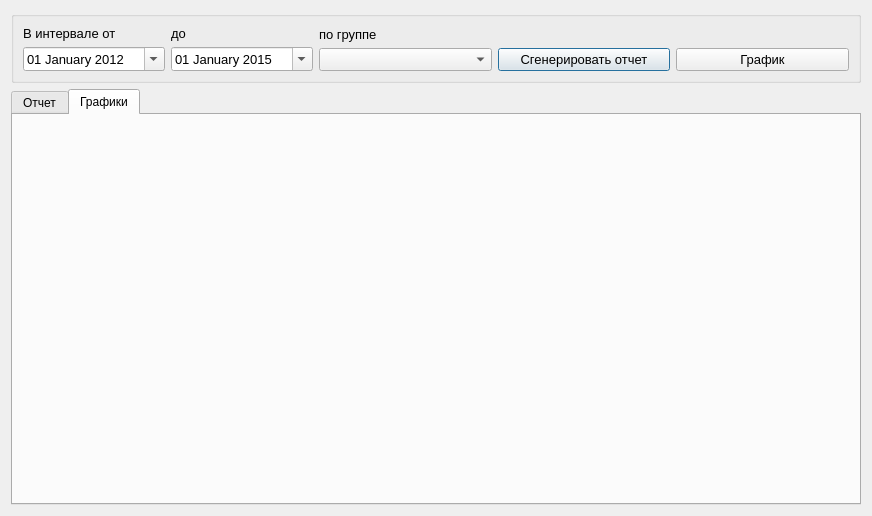
<?xml version="1.0" encoding="UTF-8"?>
<ui version="4.0">
 <class>Otchetsrezbally</class>
 <widget class="QDialog" name="Otchetsrezbally">
  <property name="geometry">
   <rect>
    <x>0</x>
    <y>0</y>
    <width>872</width>
    <height>516</height>
   </rect>
  </property>
  <property name="windowTitle">
   <string>Отчёт по срезу знаний</string>
  </property>
  <layout class="QGridLayout" name="gridLayout">
   <item row="0" column="0">
    <widget class="QGroupBox" name="groupBox_criteriaOption">
     <property name="sizePolicy">
      <sizepolicy hsizetype="Preferred" vsizetype="Fixed">
       <horstretch>0</horstretch>
       <verstretch>0</verstretch>
      </sizepolicy>
     </property>
     <property name="font">
      <font>
       <pointsize>10</pointsize>
      </font>
     </property>
     <property name="title">
      <string/>
     </property>
     <layout class="QGridLayout" name="gridLayout_3">
      <item row="0" column="1">
       <widget class="QLabel" name="label_2">
        <property name="text">
         <string>по группе</string>
        </property>
       </widget>
      </item>
      <item row="0" column="0" rowspan="2">
       <layout class="QGridLayout" name="gridLayout_12">
        <item row="0" column="0">
         <widget class="QLabel" name="label_9">
          <property name="sizePolicy">
           <sizepolicy hsizetype="Fixed" vsizetype="Fixed">
            <horstretch>0</horstretch>
            <verstretch>0</verstretch>
           </sizepolicy>
          </property>
          <property name="font">
           <font>
            <pointsize>10</pointsize>
           </font>
          </property>
          <property name="text">
           <string>В интервале от</string>
          </property>
         </widget>
        </item>
        <item row="1" column="1">
         <widget class="QDateEdit" name="dateEdit_endReport">
          <property name="sizePolicy">
           <sizepolicy hsizetype="Fixed" vsizetype="Fixed">
            <horstretch>0</horstretch>
            <verstretch>0</verstretch>
           </sizepolicy>
          </property>
          <property name="minimumSize">
           <size>
            <width>101</width>
            <height>0</height>
           </size>
          </property>
          <property name="maximumSize">
           <size>
            <width>150</width>
            <height>16777215</height>
           </size>
          </property>
          <property name="font">
           <font>
            <pointsize>10</pointsize>
           </font>
          </property>
          <property name="dateTime">
           <datetime>
            <hour>0</hour>
            <minute>0</minute>
            <second>0</second>
            <year>2015</year>
            <month>1</month>
            <day>1</day>
           </datetime>
          </property>
          <property name="displayFormat">
           <string>dd MMMM yyyy</string>
          </property>
          <property name="calendarPopup">
           <bool>true</bool>
          </property>
          <property name="date">
           <date>
            <year>2015</year>
            <month>1</month>
            <day>1</day>
           </date>
          </property>
         </widget>
        </item>
        <item row="1" column="0">
         <widget class="QDateEdit" name="dateEdit_startReport">
          <property name="sizePolicy">
           <sizepolicy hsizetype="Fixed" vsizetype="Fixed">
            <horstretch>0</horstretch>
            <verstretch>0</verstretch>
           </sizepolicy>
          </property>
          <property name="minimumSize">
           <size>
            <width>101</width>
            <height>0</height>
           </size>
          </property>
          <property name="maximumSize">
           <size>
            <width>150</width>
            <height>16777215</height>
           </size>
          </property>
          <property name="font">
           <font>
            <pointsize>10</pointsize>
           </font>
          </property>
          <property name="dateTime">
           <datetime>
            <hour>0</hour>
            <minute>0</minute>
            <second>0</second>
            <year>2012</year>
            <month>1</month>
            <day>1</day>
           </datetime>
          </property>
          <property name="displayFormat">
           <string>dd MMMM yyyy</string>
          </property>
          <property name="calendarPopup">
           <bool>true</bool>
          </property>
          <property name="date">
           <date>
            <year>2012</year>
            <month>1</month>
            <day>1</day>
           </date>
          </property>
         </widget>
        </item>
        <item row="0" column="1">
         <widget class="QLabel" name="label_10">
          <property name="sizePolicy">
           <sizepolicy hsizetype="Fixed" vsizetype="Fixed">
            <horstretch>0</horstretch>
            <verstretch>0</verstretch>
           </sizepolicy>
          </property>
          <property name="font">
           <font>
            <pointsize>10</pointsize>
           </font>
          </property>
          <property name="text">
           <string>до</string>
          </property>
         </widget>
        </item>
       </layout>
      </item>
      <item row="1" column="2">
       <widget class="QPushButton" name="pushButton_showReport">
        <property name="font">
         <font>
          <pointsize>10</pointsize>
         </font>
        </property>
        <property name="text">
         <string>Сгенерировать отчет</string>
        </property>
        <property name="icon">
         <iconset resource="../resourses.qrc">
          <normaloff>:/img/img/generate.png</normaloff>:/img/img/generate.png</iconset>
        </property>
       </widget>
      </item>
      <item row="1" column="1">
       <widget class="QComboBox" name="comboBox_gruppa"/>
      </item>
      <item row="1" column="3">
       <widget class="QPushButton" name="pushButton_graph">
        <property name="font">
         <font>
          <pointsize>10</pointsize>
         </font>
        </property>
        <property name="text">
         <string>График</string>
        </property>
        <property name="icon">
         <iconset resource="../resourses.qrc">
          <normaloff>:/img/img/chart.png</normaloff>:/img/img/chart.png</iconset>
        </property>
       </widget>
      </item>
     </layout>
     <zorder>pushButton_showReport</zorder>
     <zorder>pushButton_graph</zorder>
     <zorder>label_2</zorder>
     <zorder>comboBox_gruppa</zorder>
    </widget>
   </item>
   <item row="1" column="0">
    <widget class="QTabWidget" name="tabWidget">
     <property name="currentIndex">
      <number>1</number>
     </property>
     <widget class="QWidget" name="tab">
      <attribute name="icon">
       <iconset resource="../resourses.qrc">
        <normaloff>:/img/img/report.png</normaloff>:/img/img/report.png</iconset>
      </attribute>
      <attribute name="title">
       <string>Отчет</string>
      </attribute>
      <layout class="QGridLayout" name="gridLayout_2">
       <item row="0" column="0">
        <layout class="QVBoxLayout" name="verticalLayout"/>
       </item>
      </layout>
     </widget>
     <widget class="QWidget" name="tab_2">
      <attribute name="icon">
       <iconset resource="../resourses.qrc">
        <normaloff>:/img/img/chart.png</normaloff>:/img/img/chart.png</iconset>
      </attribute>
      <attribute name="title">
       <string>Графики</string>
      </attribute>
      <layout class="QGridLayout" name="gridLayout_5">
       <item row="0" column="0">
        <layout class="QGridLayout" name="gridLayout_4"/>
       </item>
      </layout>
     </widget>
    </widget>
   </item>
  </layout>
 </widget>
 <resources>
  <include location="../resourses.qrc"/>
 </resources>
 <connections/>
</ui>
